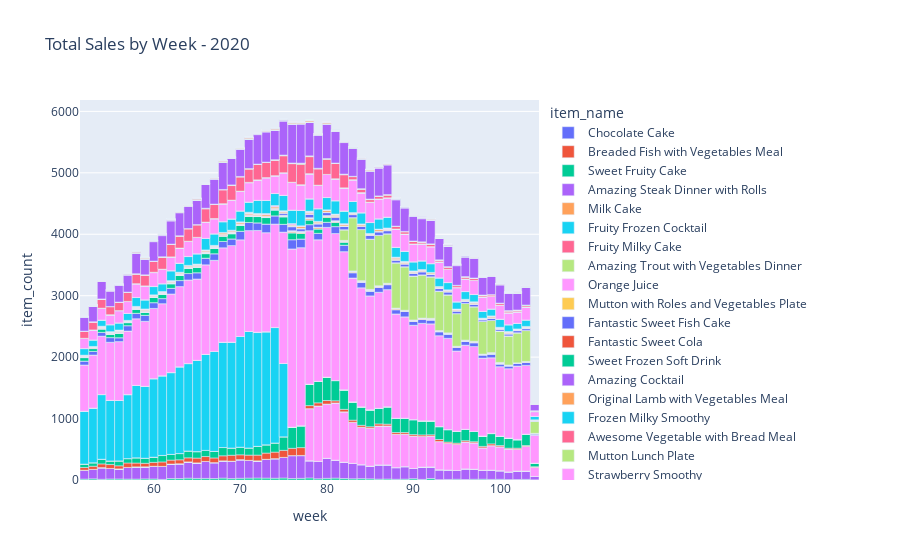

The cell this chart's notebook holds for it:
### Code cell
df_plot = df_sales_single_year[['week','item_id','item_count']].groupby(['week','item_id']).sum().reset_index()
df_plot = df_plot.merge(df_items,on="item_id")[['week','item_count','item_name']]
fig = px.bar(df_plot, x='week', y='item_count',color="item_name", title=f'Total Sales by Week - {SINGLE_YEAR}')
fig.update_layout(bargap=0.0,bargroupgap=0.0)
fig.show()
